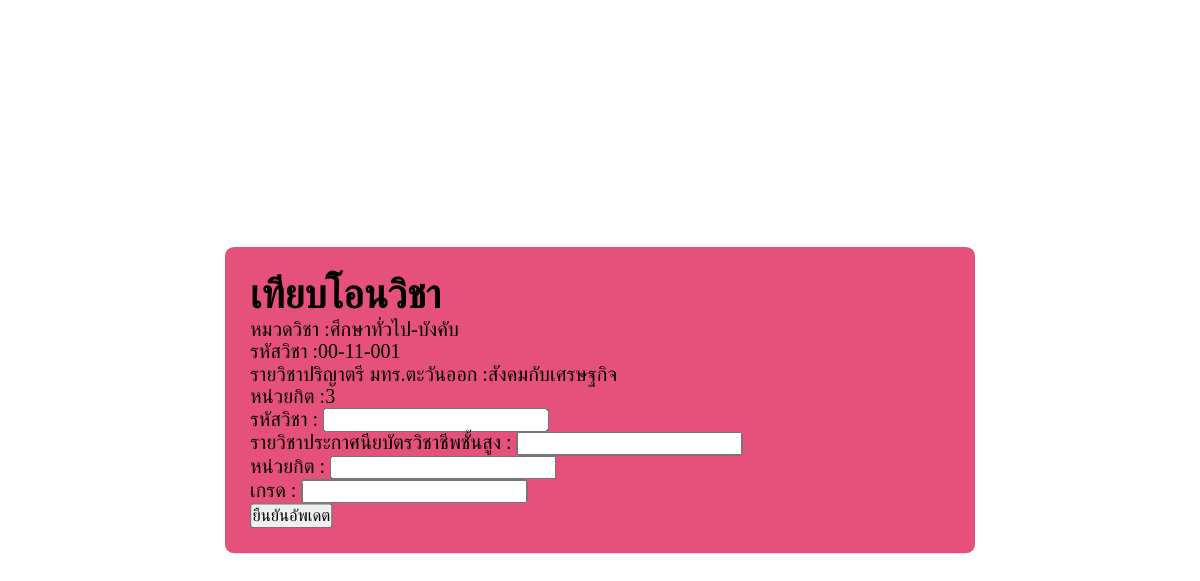
The page /student/add_transfer.php?GetID=10 (signed in) on the database its author committed.
### tables this page shows
CREATE TABLE `subject` (
  `Subject_id` int(11) NOT NULL,
  `Course_code` char(11) NOT NULL,
  `Name_sub` char(100) NOT NULL,
  `Group_Category` enum('กลุ่มสังคมศาสตร์และมนุษย์ศาสตร์','กลุ่มภาษา','กลุ่มวิทยาศาสตร์และคณิตศาสตร์','กลุ่มบูรณาการ','กลุ่มวิชาแกน','กลุ่มวิชาฝึกงานและประสบการณ์') NOT NULL,
  `Group_sub` char(100) NOT NULL,
  `Faculty` enum('บริหารธุรกิจ','ศิลปะศาสตร์') NOT NULL,
  `Group_course` enum('ศึกษาทั่วไป-บังคับ','ศึกษาทั่วไป-เลือก','เฉพาะ-แกน','เฉพาะ-เลือก','เลือกเสรี') NOT NULL,
  `Sub_Year` int(4) NOT NULL,
  `Credit` int(1) NOT NULL,
  `Sub_descrip` text NOT NULL,
  `subject_scheme` enum('ปริญญาตรี','ปวส') NOT NULL
);

### student/add_transfer.php (the view, shortened to what this page needs)
<?php
require '../connect.php';
$Subject_id = $_GET['GetID'];
$sql = "SELECT * FROM subject WHERE subject.Subject_id = $Subject_id ";
$result = $connect->query($sql);
$row = $result->fetch_assoc();
?>
<!DOCTYPE html>
<html lang="en">
<head>
    <link rel='stylesheet' type='text/css' media='screen' href='styletrans.css'>
</head>
<body>
<div class = "container">
    <form action ="update_transfer.php?ID=<?php echo $Subject_id ?> " method = "POST">
       <div>
        <h1>เทียบโอนวิชา</h1>
       </div>
       <div>
        <span>หมวดวิชา :<?php echo $row['Group_course'];?></span>
        </div>
        <div>
            <span>รหัสวิชา :<?php echo $row['Course_code'];?></span>
        </div>
        <div>
            <span>รายวิชาปริญาตรี มทร.ตะวันออก :<?php echo $row['Name_sub'];?></span>
        </div>
        <div>
            <span>หน่วยกิต :<?php echo $row['Credit'];?></span>
        </div>
        <div>
            <label>รหัสวิชา :</label>
            <input type="text" name="Subject_idtran">
        </div>
        <div>
            <label>รายวิชาประกาศนียบัตรวิชาชีพชั้นสูง :</label>
            <input type="text" name="Subject_nametrann">
        </div>
        <div>
            <label>หน่วยกิต :</label>
            <input type="text" name="Credit_tran">
        </div>
        <div>
            <label>เกรด :</label>
            <input type="text" name="Gpa_tran">
        </div>
        <div>
            <input type="submit" name="btn-add-transfer" value="ยืนยันอัพเดต" class="confirm-add">
        </div>
    </form>
</div>
</body>
</html>

### student/styletrans.css (style rules this page uses)
* { margin: 0; padding: 0; box-sizing: border-box; }
.container { position: absolute; top: 50%; left: 50%; width: 600px; transform: translate(-50%,-50%) scale(1.25); padding: 20px 20px; border-radius: 7px; background-color: rgb(230, 81, 123); }

### rows shown on the page
subject: Group_course "ศึกษาทั่วไป-บังคับ", Course_code "00-11-001", Name_sub "สังคมกับเศรษฐกิจ", Credit "3"
